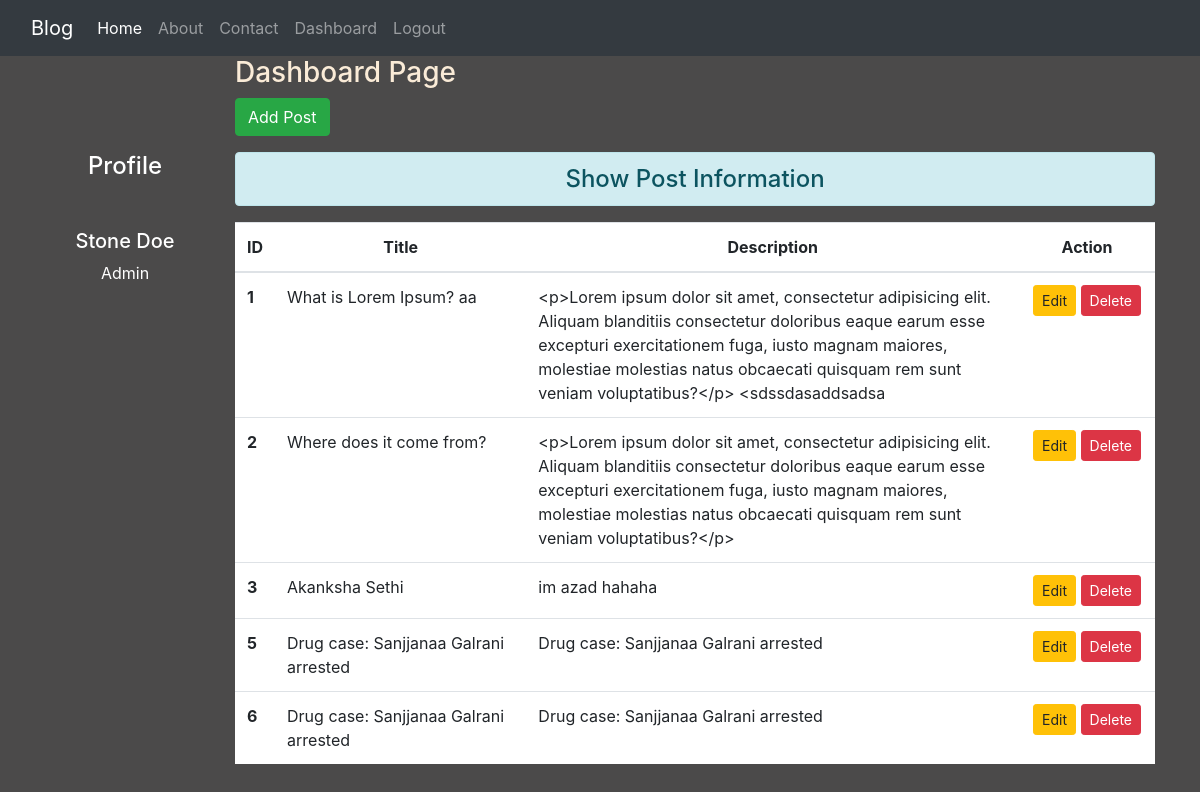
The page /dashboard/ (signed in) on the database its author committed.
### post/models.py (models this page shows)
class Post(models.Model):
    title = models.CharField(max_length=150)
    desc = models.TextField()

### post/views.py (the view)
# urls.py: path('dashboard/', views.dashboard, name='dashboard'),
def dashboard(request):
    if request.user.is_authenticated:
        posts = Post.objects.all()
        user = request.user
        full_name = user.get_full_name()
        gps =user.groups.all()
        return render(request, 'post/dashboard.html', {'posts':posts, 'full_name':full_name, 'groups':gps})
    else:
        return HttpResponseRedirect('/login/')

### post/templates/post/dashboard.html (shortened to what this page needs)
{% extends 'post/base.html' %}
{% load static %}
{% block side %}
    <div class="col-sm-2 text-white my-5 text-center">
    <h4 class="my-5">Profile</h4>
    <h5>{{ full_name }}</h5>
        {% for group in groups %}
            <p>{{ group.name }}</p>
        {% endfor %}
    </div>
{% endblock side %}
{% block content %}
<div class="col-sm-10">
    <h3 class="text-white-5">Dashboard Page</h3>
    <a href="{% url 'addpost' %}" class="btn btn-success">Add Post</a>
    <h4 class="text-center alert alert-info mt-3">Show Post Information</h4>
     {% if posts %}
        <table class="table table-hover bg-white">
            <thead>
                <tr class="text-center">
                    <th scope="col" style="width: 2%">ID</th>
                    <th scope="col" style="width: 28%">Title</th>
                    <th scope="col" style="width: 55%">Description</th>
                    <th scope="col" style="width: 15%">Action</th>
                </tr>
            </thead>
            <tbody>
             {% for post in posts %}
             <tr>
                <th scope="row">{{ post.id }}</th>
                <td>{{ post.title }}</td>
                <td>{{ post.desc }}</td>
                <td class="text-center">
                    <a href="{% url 'updatepost' post.id %}" class="btn btn-warning btn-sm">Edit</a>
                    {% if perms.blog.delete_post %}
                     <form action="{% url 'deletepost' post.id %}" method="post" class="d-inline"> {% csrf_token %}
                        <input type="submit" class="btn btn-danger btn-sm" value="Delete">
                    </form>
                    {% endif %}
                </td>
             </tr>
             {% endfor %}
            </tbody>
        </table>
     {% endif %}
</div>
{% endblock content %}

### post/templates/post/base.html (shortened to what this page needs)
<!doctype html>
{% load static %}
<html lang="en">
<head>
    <link rel="stylesheet" href="{% static 'css/bootstrap.css' %}">
    <link rel="stylesheet" href="{% static 'css/style.css' %}">
</head>
<body>
<div class="container-fluid bg-dark">
 {% include 'post/navbar.html' %}
</div>
<div class="container">
    <div class="row">
     {% block side %}
     {% endblock side %}
      {% block content %}
     {% endblock content %}
    </div>
</div>
</body>
</html>

### post/templates/post/navbar.html (shortened to what this page needs)
<nav class="navbar navbar-expand-lg navbar-dark bg-dark">
  <a class="navbar-brand" href="#">Blog</a>
  <div class="collapse navbar-collapse" id="navbarNav">
    <ul class="navbar-nav">
      <li class="nav-item active">
        <a class="nav-link" href="/">Home <span class="sr-only">(current)</span></a>
      </li>
      <li class="nav-item">
        <a class="nav-link" href="{% url 'about' %}">About</a>
      </li>
      <li class="nav-item">
        <a class="nav-link" href="{% url 'contact' %}">Contact</a>
      </li>
       {% if request.user.is_authenticated %}
      <li class="nav-item">
        <a class="nav-link" href="{% url 'dashboard' %}">Dashboard</a>
      </li>
      <li class="nav-item">
        <a class="nav-link" href="{% url 'logout' %}">Logout</a>
      </li>
        {% endif %}
    </ul>
  </div>
</nav>

### post/static/css/style.css (style rules this page uses)
body { background-color: rgb(75,74,74); color: antiquewhite; }

### rows shown on the page
Post: id "1", title "What is Lorem Ipsum? aa", desc "<p>Lorem ipsum dolor sit amet, consectetur adipisicing elit. Aliquam blanditiis consectetur doloribus eaque earum esse excepturi exercitationem fuga, iusto magnam maiores, molestiae molestias natus obcaecati quisquam rem sunt veniam voluptatibus?</p> <sdssdasaddsadsa"
Post: id "2", title "Where does it come from?", desc "<p>Lorem ipsum dolor sit amet, consectetur adipisicing elit. Aliquam blanditiis consectetur doloribus eaque earum esse excepturi exercitationem fuga, iusto magnam maiores, molestiae molestias natus obcaecati quisquam rem sunt veniam voluptatibus?</p>"
Post: id "3", title "Akanksha Sethi", desc "im azad hahaha"
Post: id "5", title "Drug case: Sanjjanaa Galrani arrested", desc "Drug case: Sanjjanaa Galrani arrested"
Post: id "6", title "Drug case: Sanjjanaa Galrani arrested", desc "Drug case: Sanjjanaa Galrani arrested"

### other values the page prints
{{ full_name }} "Stone Doe"
{{ group.name }} "Admin"
